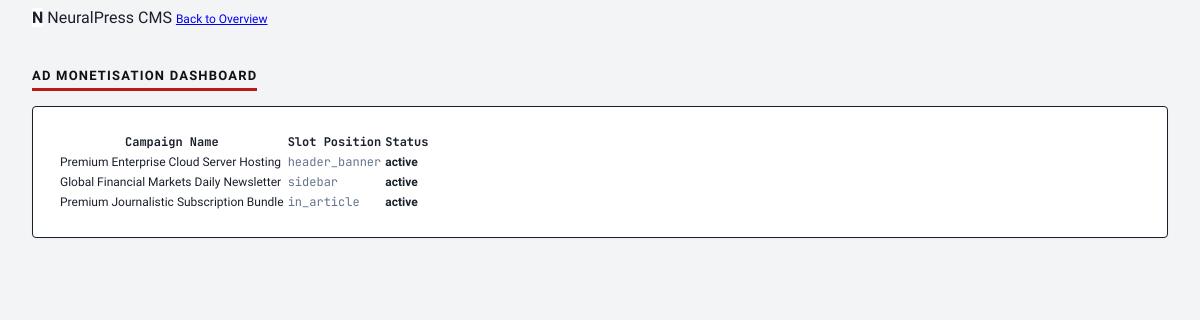
Screenshot of /admin/ads.php (signed in) with the database file from the repository.
### tables this page shows
CREATE TABLE IF NOT EXISTS ads (
    id INT AUTO_INCREMENT PRIMARY KEY,
    name VARCHAR(100) NOT NULL,
    code_snippet TEXT NOT NULL,
    slot_position ENUM('header_banner', 'sidebar', 'in_article') NOT NULL,
    status ENUM('active', 'paused', 'ab_test') DEFAULT 'active',
    created_at TIMESTAMP DEFAULT CURRENT_TIMESTAMP,
    INDEX idx_ad_slot (slot_position, status)
);

### core/db.php (called while the page is built, shortened)
<?php
class Database {
    private ?\mysqli $connection = null;
    private string $host = '127.0.0.1';
    private string $user = 'db_user';
    private string $pass = 'db_secure_password_9031';
    private string $name = 'neuralpress_db';
    private function connect(): void {
        try {
            $this->connection = new \mysqli($this->host, $this->user, $this->pass, $this->name);
            $this->connection->set_charset("utf8mb4");
        } catch (\Exception $e) {
            error_log("[Database Error] " . $e->getMessage());
            die(json_encode([
                "error" => "Critical Database Connection Error. Incident logged.",
                "status" => 500
            ]));
        }
    }
    public function getConnection(): \mysqli {
        return $this->connection;
    }
    public function query(string $sql, string $types = "", array $params = []) {
        $conn = $this->getConnection();
        $stmt = $conn->prepare($sql);
        if (!$stmt->execute()) {
            error_log("[SQL Execute Error] " . $stmt->error);
            return false;
        }
        $result = $stmt->get_result();
        return $result;
    }
}

### admin/ads.php (the view, shortened to what this page needs)
<?php
$db = Database::getInstance();
$res = $db->query("SELECT * FROM ads ORDER BY id ASC");
?>
<!DOCTYPE html>
<html lang="en">
<head>
    <link rel="stylesheet" href="/assets/css/tailwind.css">
</head>
<body class="bg-gray-100 font-sans text-gray-900 flex flex-col min-h-screen">
    <header class="bg-black text-white h-14 flex items-center justify-between px-6 shrink-0 shadow-md">
        <span class="font-black tracking-tighter text-sm flex items-center gap-1.5"><span class="bg-white text-black px-1 leading-none font-bold">N</span> NeuralPress CMS</span>
        <a href="/admin/dashboard.php" class="text-xs text-red-400 hover:underline">Back to Overview</a>
    </header>
    <main class="max-w-7xl mx-auto px-6 py-8 w-full space-y-6 flex-grow">
        <h1 class="sidebar-title font-bold text-lg">Ad Monetisation Dashboard</h1>
        <div class="bg-white border p-6 rounded shadow-sm">
            <table class="w-full text-xs">
                <thead>
                    <tr class="border-b text-left text-slate-400 uppercase font-mono text-[10px]">
                        <th class="pb-2">Campaign Name</th>
                        <th class="pb-2">Slot Position</th>
                        <th class="pb-2">Status</th>
                    </tr>
                </thead>
                <tbody>
                    <?php while ($row = $res->fetch_assoc()): ?>
                        <tr class="border-b last:border-0 hover:bg-slate-50">
                            <td class="py-3 font-semibold text-slate-700"><?php echo htmlspecialchars($row['name']); ?></td>
                            <td class="py-3 font-mono text-[11px] text-slate-500"><?php echo htmlspecialchars($row['slot_position']); ?></td>
                            <td class="py-3">
                                <span class="bg-emerald-100 text-emerald-800 text-[10px] font-bold uppercase tracking-wider px-2 py-0.5 rounded-full"><?php echo htmlspecialchars($row['status']); ?></span>
                            </td>
                        </tr>
                    <?php endwhile; ?>
                </tbody>
            </table>
        </div>
    </main>
</body>
</html>

### rows the page displays
ads: name "Premium Enterprise Cloud Server Hosting", slot_position "header_banner", status "active"
ads: name "Global Financial Markets Daily Newsletter", slot_position "sidebar", status "active"
ads: name "Premium Journalistic Subscription Bundle", slot_position "in_article", status "active"
